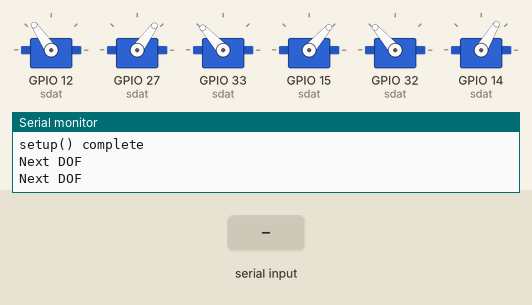
This sketch was run on a simulated ESP32. On the bench: 6 × servo, the last lines printed to the serial monitor. The inputs (shaded band) are chosen by the test bench.

Above: at 1.2 s.
1.3 s: "C,150\n" received over Serial
At 1.55 s:
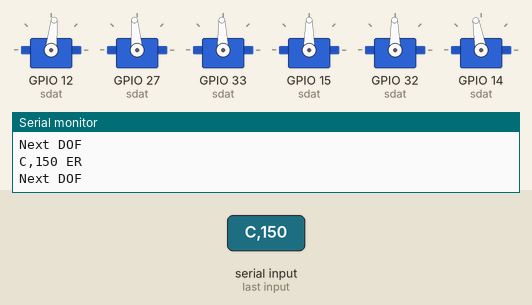
4.3 s: "T,1\n" received over Serial
At 4.85 s:
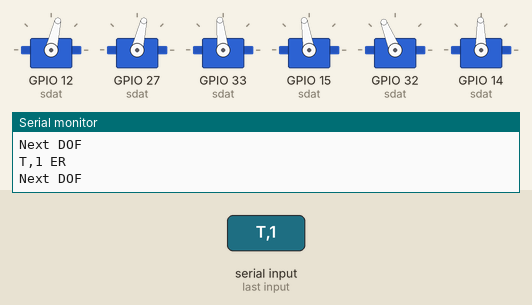
7.3 s: "O,1\n" received over Serial
At 7.85 s:
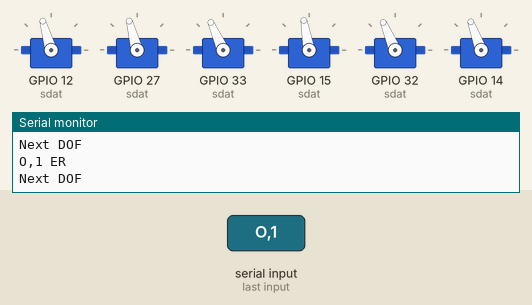
10.3 s: "C\n" received over Serial
Timing chart, 0 to 27.2 s (numbered marks = the images above; inputs shaded):
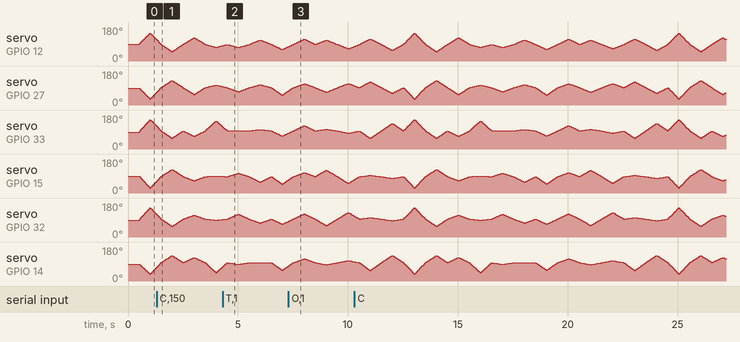

The sketch:

StewartPlatform.ino
```cpp
/****
Required Arduino hardware packages:
https://adafruit.github.io/arduino-board-index/package_adafruit_index.json
https://espressif.github.io/arduino-esp32/package_esp32_index.json

Required Libraries:
Arduino ESP32Servo.h

****/

// includes
#include <ESP32Servo.h>

// macros
#define NUM_SERVOS 6
#define MIN_SERVO_POS 10
#define MID_SERVO_POS 90
#define MAX_SERVOPOS 170
#define TIMESTAMP_PERIOD 500
#define NUM_PLATFORM_STATES 24

// structs
typedef struct
{
  uint8_t pin;
  int8_t trim;
  uint8_t last;
  uint8_t next;
} SERVO_DATA;

// globals
bool calibrate = false;
uint32_t timestamp = 0;
uint8_t platform_state = 0;

/*****************/
/**** TODO #1 ****/
/*****************/

// create/initialize servo offset parameter from Solidworks simulation
float platform_offset = 0;

// create 6x array of servo objects
Servo servos[NUM_SERVOS];

// create/initialize 6x array of SERVO_DATA (pin=?, trim=0, last=90, next=90)
SERVO_DATA sdat[NUM_SERVOS] = {
  // 12, 27, 33, 15, 32, 14
  { 12, -2, 90, 90 },
  { 27, 2, 90, 90 },
  { 33, 6, 90, 90 },
  { 15, -3, 90, 90 },
  { 32, 5, 90, 90 },
  { 14, 7, 90, 90 }
};

// create/initialize 24x6 array of DOF platform positions from Solidworks simulation (heave, surge, sway, yaw, pitch, roll)
float dofs[NUM_PLATFORM_STATES][NUM_SERVOS]{
  { 90, 90, 90, 90, 90, 90 },
  { 150.19, 29.81, 150.19, 29.81, 150.19, 29.81 },
  { 90, 90, 90, 90, 90, 90 },
  { 51.5, 128.5, 51.5, 128.5, 51.5, 128.5 },
  { 90, 90, 90, 90, 90, 90 },
  { 126.44, 53.56, 61.37, 68.73, 111.27, 118.63 },
  { 90, 90, 90, 90, 90, 90 },
  { 75.38, 104.62, 143.02, 94.27, 85.73, 36.98 },
  { 90, 90, 90, 90, 90, 90 },
  { 74.59, 68.15, 90.08, 108.83, 116.89, 82.22 },
  { 90, 90, 90, 90, 90, 90 },
  { 114.13, 106.46, 98.93, 60.1, 69.82, 89.55 },
  { 90, 90, 90, 90, 90, 90 },
  { 63.97, 50.56, 63.97, 50.56, 63.97, 50.56 },
  { 90, 90, 90, 90, 90, 90 },
  { 118.32, 111.03, 118.32, 111.03, 118.32, 111.03 },
  { 90, 90, 90, 90, 90, 90 },
  { 113.08, 66.92, 99.94, 124.57, 55.43, 80.06 },
  { 90, 90, 90, 90, 90, 90 },
  { 67.85, 112.15, 78.97, 54.69, 125.31, 101.03 },
  { 90, 90, 90, 90, 90, 90 },
  { 119.28, 121.69, 50.52, 97.09, 98.48, 48.56 },
  { 90, 90, 90, 90, 90, 90 },
  { 58.62, 60.99, 130.98, 81.59, 82.96, 129.08 }

};

// process KVP (KEY=VAL)
String procKVP(String skvp) {
  String sret;
  bool rv = true;

  if (skvp.length()) {
    skvp.toUpperCase();

    int16_t z = skvp.indexOf("=");
    if (z == -1) z = skvp.length();
    String skey = skvp.substring(0, z);
    String sval = skvp.substring(z + 1);
    uint32_t ival = sval.toInt();
    float fval = sval.toFloat();

    //****************************//
    //***** sval length == 0 *****//
    //****************************//
    if (sval.length() == 0) {
      // set calibration mode
      if (skey == "C") sval = String(calibrate);

      // print trim all servos
      else if (skey == "T") {
        for (uint8_t i = 0; i < NUM_SERVOS; i++) {
          sval += " ";
          sval += String(sdat[i].trim);
        }
      }

      // print trim specific servo
      else if (skey[0] == 'T') {
        int8_t i = skey[1] - 48;
        if ((i < 0) || (i >= NUM_SERVOS)) rv = false;
        else sval = String(sdat[i].trim);
      }

      // print offset all servos
      else if (skey == "O")
        sval = String(platform_offset);

      // else error
      else rv = false;
    }

    //*********************************//
    //***** else sval length != 0 *****//
    //*********************************//

    // set calibration state
    else if (skey == "C")
      calibrate = ival;

    // set trim all servos
    else if (skey == "T") {
      for (uint8_t i = 0; i < NUM_SERVOS; i++) sdat[i].trim = ival;
    }

    // set trim specific servo
    else if (skey[0] == 'T') {
      int8_t i = skey[1] - 48;
      if ((i < 0) || (i >= NUM_SERVOS)) rv = false;
      else sdat[i].trim = ival;
    }

    // set offset all servos
    else if (skey == "O")
      platform_offset = ival;

    // else error
    else rv = false;

    // if command OK
    if (rv == true) {
      if (sval.length()) sret = skey + "=" + sval + " OK";
      else sret = skey + " OK";
    }

    // else command ER
    else
      sret = skvp + " ER";

    Serial.println(sret);
  }

  return (sret);
}

// read KVP
String readKVP(void) {
  bool rv = false;
  static uint8_t x = 0;
  static String sstr = "";

  if (x == 0) sstr = "";

  while (Serial.available()) {
    char c = (char)Serial.read();
    if ((c == '\r') || (c == '\n')) {
      x = 0;
      rv = true;
      break;
    }

    x++;
    sstr += c;
  }

  return (rv ? sstr : String(""));
}

void setup() {

  /*****************/
  /**** TODO #2 ****/
  /*****************/
  Serial.begin(9600);

  // initialize serial object
  for (int i = 0; i < NUM_SERVOS; i++) {
    servos[i].attach(sdat[i].pin);
    servos[i].write(90);
  }


  // for all servos
  // attach servo to corresponding pin
  // set servo position to 90 degrees

  Serial.println("setup() complete");
}

void loop() {
  // capture timenow in milliseconds
  uint32_t now = millis();

  // process commands
  procKVP(readKVP());

  /*****************/
  /**** TODO #3 ****/
  /*****************/

  // if calibrating servo trim
  if (calibrate) {
    // for all servos
    // set servo to 90 degrees plus trim, use contrain() to limit range
    for (int i = 0; i < NUM_SERVOS; i++)
    {
      servos[i].write(90 + sdat[i].trim);
    }
    return;
  }

  /*****************/
  /**** TODO #5 ****/
  /*****************/

  float ratio = (now - timestamp) / (float)TIMESTAMP_PERIOD;

  for (int i = 0; i < NUM_SERVOS; i++) {
    float newPos = sdat[i].last + (sdat[i].next - sdat[i].last) * ratio;
    servos[i].write(constrain(newPos, MIN_SERVO_POS, MAX_SERVOPOS));
  }

  // calculate ratio of timenow to timestamp relative 500ms period
  // for all servos
  // calculate lerped position between last and next using ratio
  // write servo to lerped position, use contrain() to limit range.


  /*****************/
  /**** TODO #4 ****/
  /*****************/

  if (now - timestamp > TIMESTAMP_PERIOD) {
    timestamp = now;
    Serial.println("Next DOF");
    platform_state = (platform_state + 1) % NUM_PLATFORM_STATES;

    for (int i = 0; i < NUM_SERVOS; i++) {
      sdat[i].last = sdat[i].next;
      sdat[i].next = dofs[platform_state][i] + sdat[i].trim;
    }
  }
  // create timestamp that triggers every 500ms
  // reset timestamp to timenow
  // set next platform state (0..23..etc)
  // for all servos
  // save servo next position to servo last position
  // set servo next position to platform position for state, plus servo trim value
}
```
